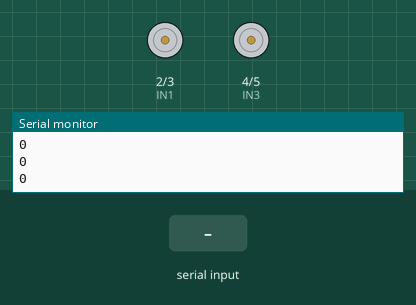
A sketch run on a simulated Arduino Uno, built with avr-gcc and run on an emulated ATmega328P. Parts: motor-driver pin pairs drawn as motors (green arrow = first pin HIGH = forward, orange = second pin HIGH = backward, longer = more drive), the last lines printed to the serial monitor. The inputs (shaded band) are chosen by the test bench.

Above: at 1.2 s.
1.3 s: "1" received over the second serial link
At 2.3 s:
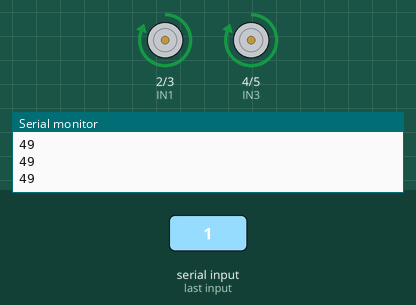
2.8 s: "0" received over the second serial link
At 3.3 s:
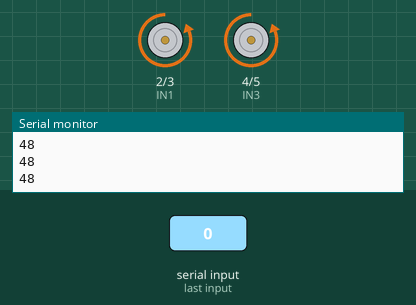
4.3 s: "2" received over the second serial link
At 5.5 s:
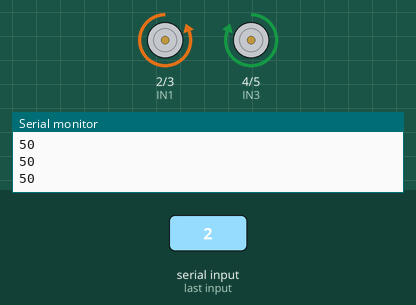
5.8 s: "5" received over the second serial link
At 6.7 s:
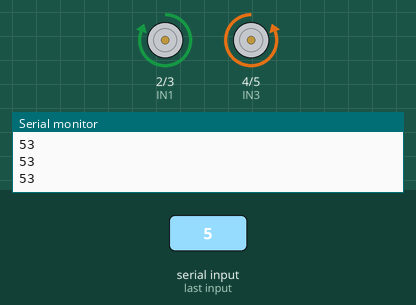
7.3 s: "7" received over the second serial link
At 8.3 s:
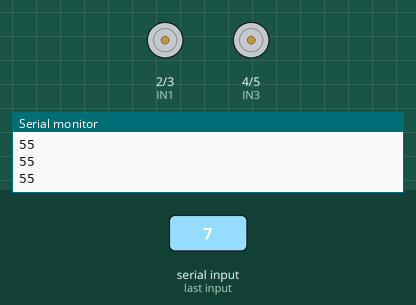
Timing chart, 0 to 9.8 s (numbered marks = the images above; inputs shaded):
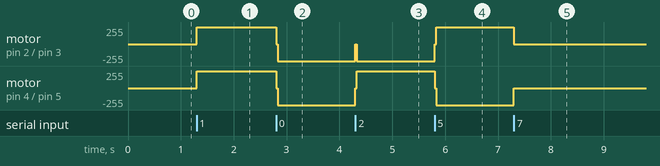

Measured:
- after the input at 1.3 s, motor on pin 2 (IN1) / pin 3 (IN2), motor on pin 4 (IN3) / pin 5 (IN4): stopped → forward 255/255 at once
- after the input at 2.8 s, motor on pin 2 (IN1) / pin 3 (IN2), motor on pin 4 (IN3) / pin 5 (IN4): forward 255/255 → backward 255/255 at once
- after the input at 4.3 s, motor on pin 2 (IN1) / pin 3 (IN2): backward 255/255 → stopped at once, → backward 255/255 0.03 s later; motor on pin 4 (IN3) / pin 5 (IN4): backward 255/255 → forward 255/255 at once
- after the input at 5.8 s, motor on pin 2 (IN1) / pin 3 (IN2): backward 255/255 → forward 255/255 at once; motor on pin 4 (IN3) / pin 5 (IN4): forward 255/255 → backward 255/255 at once
- after the input at 7.3 s, motor on pin 2 (IN1) / pin 3 (IN2): forward 255/255 → stopped at once; motor on pin 4 (IN3) / pin 5 (IN4): backward 255/255 → stopped at once

The sketch:

Odin_solo_control.ino
```cpp
//Bluetooth
#include <SoftwareSerial.h>
SoftwareSerial tmserial (6, 7); //El pin 10 sera el Rx, y el pin 11 sera el Tx
int Data;
//Motores
int IN1= 2;
int IN2= 3;
int IN3= 4;
int IN4= 5;
void setup(){
    Serial.begin(9600);
    //Bluetooth
    tmserial.begin(9600);
    tmserial.println();
    //Motores
    pinMode(IN1,OUTPUT);
    pinMode(IN2,OUTPUT);
    pinMode(IN3,OUTPUT);
    pinMode(IN4,OUTPUT);
  }

void loop(){
  //Bluetooth
  Serial.println(Data);
  if (tmserial.available())
  {
     Data=tmserial.read();

     if(Data=='1'){
         digitalWrite(IN1,1);
         digitalWrite(IN2,0);
         digitalWrite(IN3,1);
         digitalWrite(IN4,0);
         tmserial.println("LED D13 = ENCENDIDO ! ");
         tmserial.println();
       }else{
         digitalWrite(IN1,0);
         digitalWrite(IN2,0);
         digitalWrite(IN3,0);
         digitalWrite(IN4,0);
         tmserial.println("LED D13 = ENCENDIDO ! ");
         tmserial.println();
  }
  if (Data=='0'){
         digitalWrite(IN1,0);
         digitalWrite(IN2,1);
         digitalWrite(IN3,0);
         digitalWrite(IN4,1);
         tmserial.println("LED D13 = APAGADO ! ");
         tmserial.println(); //Espacio
  }
  if (Data=='7'){
          digitalWrite(IN1,0);
          digitalWrite(IN2,0);
          digitalWrite(IN3,0);
          digitalWrite(IN4,0);
          tmserial.println("LED D13 = APAGADO ! ");
          tmserial.println();
  }
  if (Data=='2'){
          digitalWrite(IN1,0);
          digitalWrite(IN2,1);
          digitalWrite(IN3,1);
          digitalWrite(IN4,0);
          tmserial.println("LED D13 = APAGADO ! ");
          tmserial.println();
  }
  if (Data=='5'){
          digitalWrite(IN1,1);//rued Derecha
          digitalWrite(IN2,0);
          digitalWrite(IN3,0);//rued Izquierda
          digitalWrite(IN4,1);
          tmserial.println("LED D13 = APAGADO ! ");
          tmserial.println();
      }
   }
 }
```
